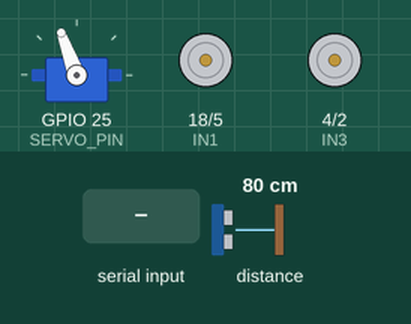
This sketch was run on a simulated ESP32. Shown: servo, motor-driver pin pairs drawn as motors (green arrow = first pin HIGH = forward, orange = second pin HIGH = backward, longer = more drive, scaled by the enable pin). The test bench sets the inputs (shaded band); at power-on: distance to the obstacle 80 cm. What the sketch prints to the serial monitor is not drawn.

Above: at 1.5 s.
1.6 s: "MOTOR:\n" received over Serial
3.7 s: "OPEN\n" received over Serial
At 4.3 s:
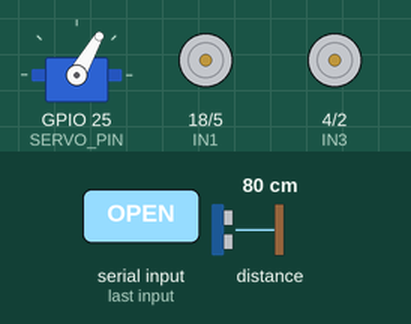
5.2 s: "MOTOR:90\n" received over Serial
At 5.7 s:
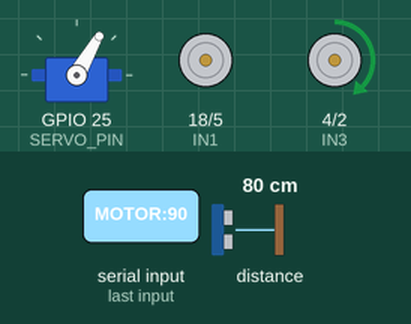
7.3 s: "MOTOR:,45\n" received over Serial
At 7.7 s:
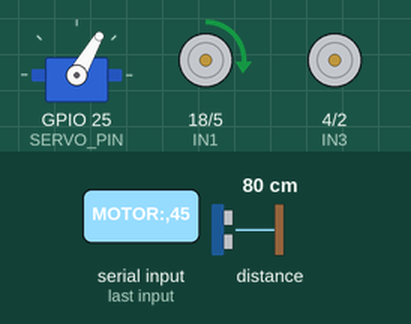
9.4 s: "MOTOR:\n" received over Serial
Timing chart, 0 to 12.4 s (numbered marks = the images above; inputs shaded):
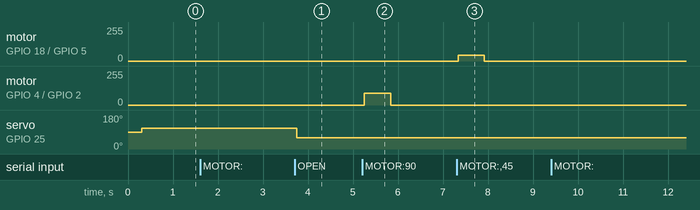

The sketch:

ArduinoCode.ino
```cpp
#include <Wire.h>
#include <VL53L0X.h>
#include <ESP32Servo.h>  /

VL53L0X sensor;

// Pin motor
#define ENA 15
#define IN1 18
#define IN2 5
#define IN3 4
#define IN4 2
#define ENB 19

// Servo
#define SERVO_PIN 25
Servo gripperServo;
const int SERVO_OPEN_POS = 60;
const int SERVO_CLOSE_POS = 98;
const int SERVO_INITIAL_POS = 110;

unsigned long lastCommandTime = 0;
const unsigned long commandTimeout = 500;

void setup() {
  Serial.begin(115200);
  Wire.begin();

  // Inisialisasi sensor
  if (!sensor.init()) {
    Serial.println("Sensor gagal!");
    while (1);
  }
  sensor.startContinuous();

  // Inisialisasi motor
  pinMode(ENA, OUTPUT);
  pinMode(ENB, OUTPUT);
  pinMode(IN1, OUTPUT);
  pinMode(IN2, OUTPUT);
  pinMode(IN3, OUTPUT);
  pinMode(IN4, OUTPUT);
  stopMotors();

  // Inisialisasi servo
  gripperServo.attach(SERVO_PIN);
  delay(300);
  gripperServo.write(SERVO_INITIAL_POS);
}

void loop() {
  // 1. Baca sensor dan kirim ke Raspberry Pi
  int distance = sensor.readRangeContinuousMillimeters();
  Serial.println("DIST:" + String(distance));

  // 2. Baca perintah dari Raspberry Pi
  if (Serial.available()) {
    String command = Serial.readStringUntil('\n');
    command.trim();

    if (command.startsWith("MOTOR:")) {
      executeMotorCommand(command);
      lastCommandTime = millis();
    } else if (command == "STOP") {
      stopMotors();
      lastCommandTime = 0;
    } else if (command == "OPEN") {
      gripperServo.write(SERVO_OPEN_POS);
    } else if (command == "CLOSE") {
      gripperServo.write(SERVO_CLOSE_POS);
    }
  }

  // 3. Cek timeout
  if (millis() - lastCommandTime > commandTimeout) {
    stopMotors();
  }

  delay(50);
}

void executeMotorCommand(String cmd) {
  int commaIndex = cmd.indexOf(',');
  int left_speed = cmd.substring(6, commaIndex).toInt();
  int right_speed = cmd.substring(commaIndex + 1).toInt();

  digitalWrite(IN1, (right_speed >= 0) ? HIGH : LOW);
  digitalWrite(IN2, (right_speed >= 0) ? LOW : HIGH);
  analogWrite(ENA, constrain(abs(right_speed), 0, 255));

  digitalWrite(IN3, (left_speed >= 0) ? HIGH : LOW);
  digitalWrite(IN4, (left_speed >= 0) ? LOW : HIGH);
  analogWrite(ENB, constrain(abs(left_speed), 0, 255));
}

void stopMotors() {
  digitalWrite(IN1, LOW);
  digitalWrite(IN2, LOW);
  digitalWrite(IN3, LOW);
  digitalWrite(IN4, LOW);
  analogWrite(ENA, 0);
  analogWrite(ENB, 0);
}
```

Measured:
- after the input at 3.7 s, servo on GPIO 25 (SERVO_PIN): 110° → 60° after 0.05 s
- after the input at 5.2 s, motor on GPIO 4 (IN3) / GPIO 2 (IN4): stopped → forward 90/255 after 0.05 s, → stopped 0.58 s later
- after the input at 7.3 s, motor on GPIO 18 (IN1) / GPIO 5 (IN2): stopped → forward 45/255 at once, → stopped 0.58 s later
